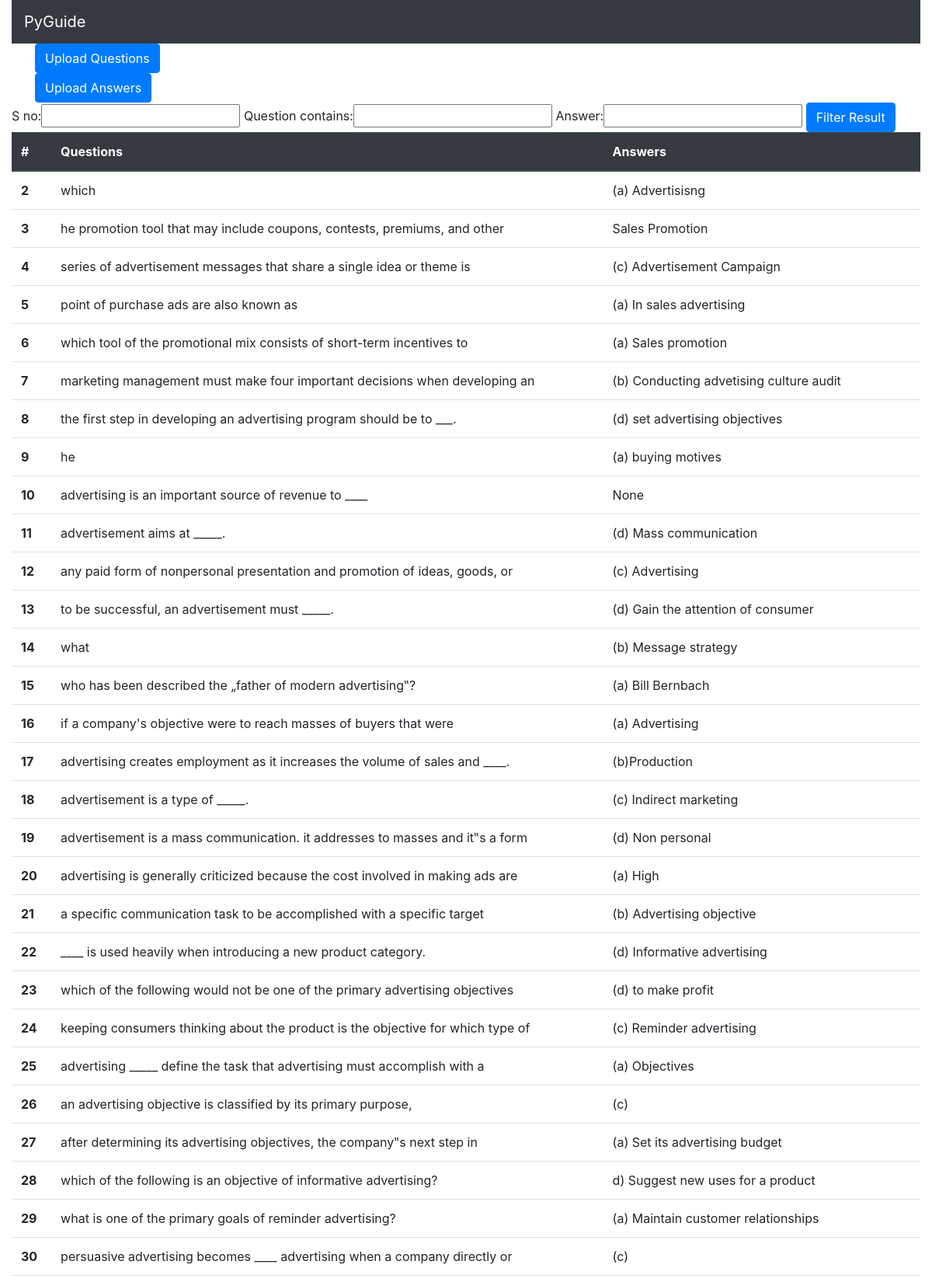
/subjects/advertisement_and_salesmanship/ (upper part), run on the app's committed database.
### guide/models.py (models this page shows, shortened)
class AdvertisementAndSalesmanhip(models.Model):
    s_no = models.PositiveIntegerField(null=True)
    question = models.CharField(max_length=100)
    answer = models.CharField(max_length=100, null=True)

### guide/views.py (the view)
# urls.py: path('subjects/advertisement_and_salesmanship/',
def advertisement_and_salesmanship(request):
    questions = AdvertisementAndSalesmanhip.objects.all()
    answers = Answer.objects.all()
    my_filter = AdvertisementAndSalesmanshipFilter(
        request.GET, queryset=questions)
    questions = my_filter.qs
    context = {
        'questions': questions,
        'answers': answers,
        'my_filter': my_filter,
    }
    return render(request, 'guide/advertisement_and_salesmanship.html', context)

### guide/templates/guide/advertisement_and_salesmanship.html (shortened to what this page needs)
{% extends 'base.html' %}
{% block content %}
<div class="container">
<form action={% url 'advertisement_and_salesmanship_questions' %} method="POST">
    <button type="submit" class="btn btn-primary">Upload Questions</button>
  </form>
  <form action={% url 'advertisement_and_salesmanship_answers' %} method="POST">
    <button type="submit" class="btn btn-primary">Upload Answers</button>
  </form>
</div>
<div class="container-list">
<form method="get">
  {{ my_filter.form }}
  <button type="submit" class="btn btn-primary">Filter Result</button>
</form>
<table class="table">
  <thead class="thead-dark">
    <tr>
      <th scope="col">#</th>
      <th scope="col">Questions</th>
      <th scope="col">Answers</th>
    </tr>
  </thead>
  <tbody>
  {% for question in questions %}
    <tr>
      <th scope="row">{{ question.s_no }}</th>
      <td>{{ question.question }}</td>
      <td>{{ question.answer }}</td>
    </tr>
  {% endfor %}
  </tbody>
</table>
  </div>
</div>
{% endblock  %}

### data on the page
AdvertisementAndSalesmanhip: s_no "2", question "which", answer "(a) Advertisisng"
AdvertisementAndSalesmanhip: s_no "3", question "he promotion tool that may include coupons, contests, premiums, and other", answer "Sales Promotion"
AdvertisementAndSalesmanhip: s_no "4", question "series of advertisement messages that share a single idea or theme is", answer "(c) Advertisement Campaign"
AdvertisementAndSalesmanhip: s_no "5", question "point of purchase ads are also known as", answer "(a) In sales advertising"
AdvertisementAndSalesmanhip: s_no "6", question "which tool of the promotional mix consists of short-term incentives to", answer "(a) Sales promotion"
AdvertisementAndSalesmanhip: s_no "7", question "marketing management must make four important decisions when developing an", answer "(b) Conducting advetising culture audit"
AdvertisementAndSalesmanhip: s_no "8", question "the first step in developing an advertising program should be to ___.", answer "(d) set advertising objectives"
AdvertisementAndSalesmanhip: s_no "9", question "he", answer "(a) buying motives"
AdvertisementAndSalesmanhip: s_no "10", question "advertising is an important source of revenue to ____", answer "None"
AdvertisementAndSalesmanhip: s_no "11", question "advertisement aims at _____.", answer "(d) Mass communication"
AdvertisementAndSalesmanhip: s_no "12", question "any paid form of nonpersonal presentation and promotion of ideas, goods, or", answer "(c) Advertising"
AdvertisementAndSalesmanhip: s_no "13", question "to be successful, an advertisement must _____.", answer "(d) Gain the attention of consumer"
AdvertisementAndSalesmanhip: s_no "14", question "what", answer "(b) Message strategy"
AdvertisementAndSalesmanhip: s_no "15", question "who has been described the „father of modern advertising‟?", answer "(a) Bill Bernbach"
AdvertisementAndSalesmanhip: s_no "16", question "if a company's objective were to reach masses of buyers that were", answer "(a) Advertising"
AdvertisementAndSalesmanhip: s_no "17", question "advertising creates employment as it increases the volume of sales and ____.", answer "(b)Production"
AdvertisementAndSalesmanhip: s_no "18", question "advertisement is a type of _____.", answer "(c) Indirect marketing"
AdvertisementAndSalesmanhip: s_no "19", question "advertisement is a mass communication. it addresses to masses and it‟s a form", answer "(d) Non personal"
AdvertisementAndSalesmanhip: s_no "20", question "advertising is generally criticized because the cost involved in making ads are", answer "(a) High"
AdvertisementAndSalesmanhip: s_no "21", question "a specific communication task to be accomplished with a specific target", answer "(b) Advertising objective"
AdvertisementAndSalesmanhip: s_no "22", question "____ is used heavily when introducing a new product category.", answer "(d) Informative advertising"
AdvertisementAndSalesmanhip: s_no "23", question "which of the following would not be one of the primary advertising objectives", answer "(d) to make profit"
AdvertisementAndSalesmanhip: s_no "24", question "keeping consumers thinking about the product is the objective for which type of", answer "(c) Reminder advertising"
AdvertisementAndSalesmanhip: s_no "25", question "advertising _____ define the task that advertising must accomplish with a", answer "(a) Objectives"
AdvertisementAndSalesmanhip: s_no "26", question "an advertising objective is classified by its primary purpose,", answer "(c)"
AdvertisementAndSalesmanhip: s_no "27", question "after determining its advertising objectives, the company‟s next step in", answer "(a) Set its advertising budget"
AdvertisementAndSalesmanhip: s_no "28", question "which of the following is an objective of informative advertising?", answer "d) Suggest new uses for a product"
AdvertisementAndSalesmanhip: s_no "29", question "what is one of the primary goals of reminder advertising?", answer "(a) Maintain customer relationships"
AdvertisementAndSalesmanhip: s_no "30", question "persuasive advertising becomes ____ advertising when a company directly or", answer "(c)"
